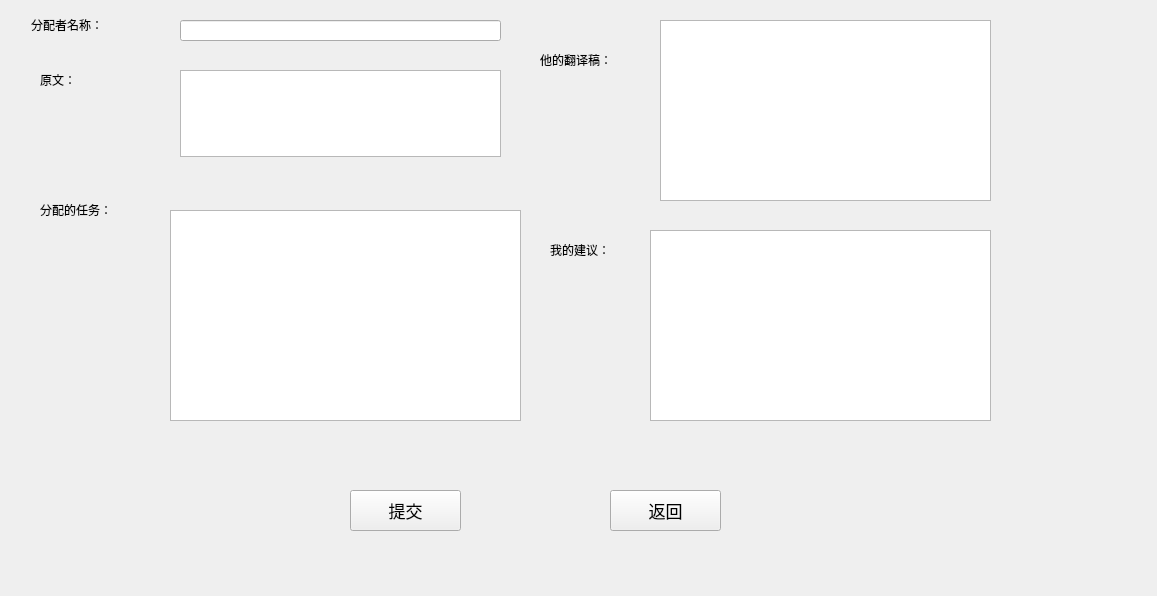
<?xml version="1.0" encoding="UTF-8"?>
<ui version="4.0">
 <class>sectionTask</class>
 <widget class="QWidget" name="sectionTask">
  <property name="geometry">
   <rect>
    <x>0</x>
    <y>0</y>
    <width>1157</width>
    <height>596</height>
   </rect>
  </property>
  <property name="windowTitle">
   <string>Form</string>
  </property>
  <widget class="QTextEdit" name="tSection">
   <property name="geometry">
    <rect>
     <x>170</x>
     <y>210</y>
     <width>351</width>
     <height>211</height>
    </rect>
   </property>
  </widget>
  <widget class="QLineEdit" name="lTraslatorname">
   <property name="geometry">
    <rect>
     <x>180</x>
     <y>20</y>
     <width>321</width>
     <height>21</height>
    </rect>
   </property>
  </widget>
  <widget class="QTextEdit" name="tOrigin">
   <property name="geometry">
    <rect>
     <x>180</x>
     <y>70</y>
     <width>321</width>
     <height>87</height>
    </rect>
   </property>
  </widget>
  <widget class="QLabel" name="label">
   <property name="geometry">
    <rect>
     <x>31</x>
     <y>15</y>
     <width>101</width>
     <height>20</height>
    </rect>
   </property>
   <property name="text">
    <string>分配者名称：</string>
   </property>
  </widget>
  <widget class="QLabel" name="label_2">
   <property name="geometry">
    <rect>
     <x>40</x>
     <y>70</y>
     <width>101</width>
     <height>20</height>
    </rect>
   </property>
   <property name="text">
    <string>原文：</string>
   </property>
  </widget>
  <widget class="QLabel" name="label_3">
   <property name="geometry">
    <rect>
     <x>40</x>
     <y>200</y>
     <width>101</width>
     <height>20</height>
    </rect>
   </property>
   <property name="text">
    <string>分配的任务：</string>
   </property>
  </widget>
  <widget class="QPushButton" name="bSubmit">
   <property name="geometry">
    <rect>
     <x>350</x>
     <y>490</y>
     <width>111</width>
     <height>41</height>
    </rect>
   </property>
   <property name="font">
    <font>
     <pointsize>13</pointsize>
    </font>
   </property>
   <property name="text">
    <string>提交</string>
   </property>
  </widget>
  <widget class="QPushButton" name="bClose">
   <property name="geometry">
    <rect>
     <x>610</x>
     <y>490</y>
     <width>111</width>
     <height>41</height>
    </rect>
   </property>
   <property name="font">
    <font>
     <pointsize>13</pointsize>
    </font>
   </property>
   <property name="text">
    <string>返回</string>
   </property>
  </widget>
  <widget class="QTextEdit" name="tTransTextdraft">
   <property name="geometry">
    <rect>
     <x>660</x>
     <y>20</y>
     <width>331</width>
     <height>181</height>
    </rect>
   </property>
  </widget>
  <widget class="QLabel" name="label_4">
   <property name="geometry">
    <rect>
     <x>540</x>
     <y>50</y>
     <width>101</width>
     <height>20</height>
    </rect>
   </property>
   <property name="text">
    <string>他的翻译稿：</string>
   </property>
  </widget>
  <widget class="QTextEdit" name="tMySuggestion">
   <property name="geometry">
    <rect>
     <x>650</x>
     <y>230</y>
     <width>341</width>
     <height>191</height>
    </rect>
   </property>
  </widget>
  <widget class="QLabel" name="label_5">
   <property name="geometry">
    <rect>
     <x>550</x>
     <y>240</y>
     <width>101</width>
     <height>20</height>
    </rect>
   </property>
   <property name="text">
    <string>我的建议：</string>
   </property>
  </widget>
 </widget>
 <resources/>
 <connections/>
</ui>
